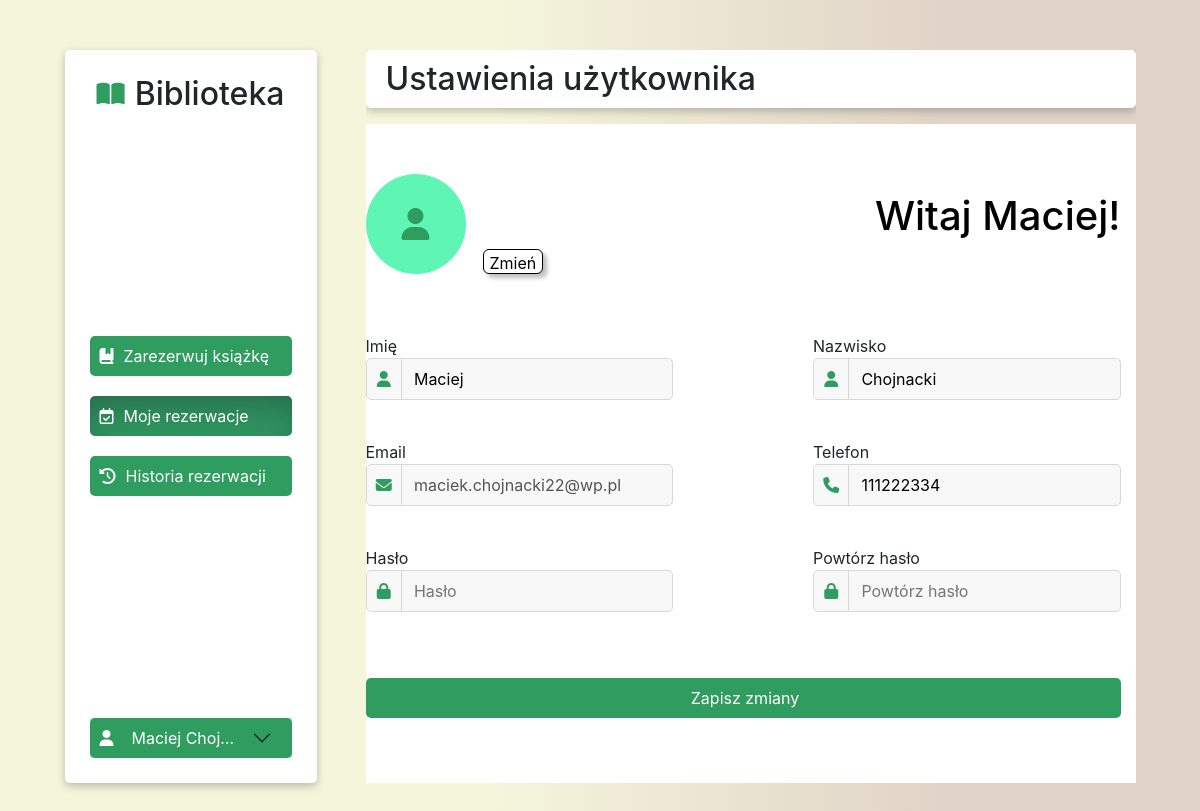
/settings.php (signed in), run on an earlier commit of the app's database.
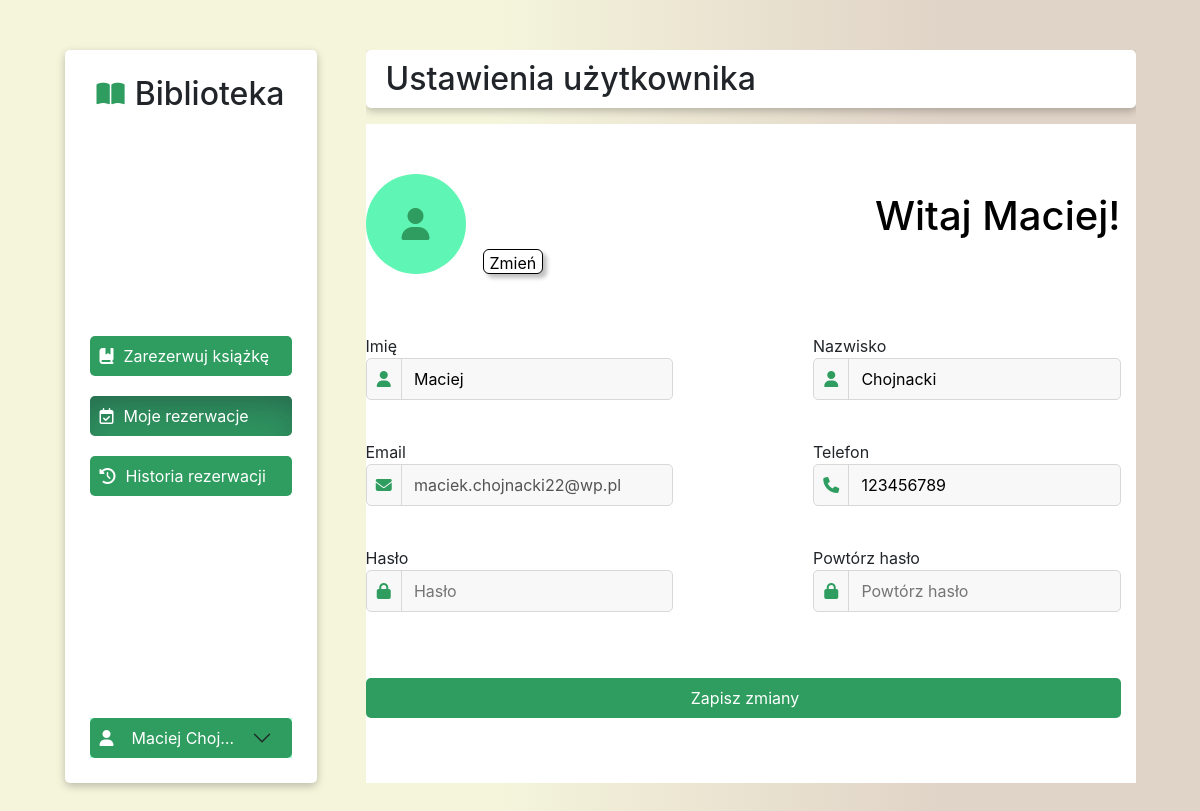
And on a later commit of the database.
### tables this page shows
CREATE TABLE `uzytkownicy` (
  `id` int NOT NULL,
  `imie` varchar(20) NOT NULL,
  `nazwisko` varchar(30) NOT NULL,
  `nr_tel` char(9) DEFAULT NULL,
  `adres_email` varchar(40) NOT NULL,
  `haslo` text NOT NULL,
  `data_zal` date NOT NULL,
  `status` varchar(12) NOT NULL
);

### settings.php (the view, shortened to what this page needs)
<?php
  $isLoggedIn = isset($_SESSION['user_id']);
  if ($isLoggedIn) {
    $userid = $_SESSION['user_id'];
    $name = $_SESSION['name'];
    $surname = $_SESSION['surname'];
  } else {
    header("Location: login.php");
  }
  $host = 'localhost';
  $username = 'root';
  $password = '';
  $dbname = 'biblioteka';
  $conn = new mysqli($host, $username, $password, $dbname);
  $stmt = $conn->prepare("SELECT imie, nazwisko, nr_tel, adres_email FROM uzytkownicy WHERE id = ?");
  $stmt->bind_param('i', $userid);
  $stmt->execute();
  $result = $stmt->get_result();
  if ($result->num_rows > 0) {
    $user = $result->fetch_assoc();
    $nrTel = $user['nr_tel'];
    $email = $user['adres_email'];
  }
?>
<!DOCTYPE html>
<html lang="en">
<head>
  <link
    href="https://cdn.jsdelivr.net/npm/bootstrap@5.2.3/dist/css/bootstrap.min.css"
    rel="stylesheet"
 />
  <link rel="stylesheet" href="assets/css/main/style.css" />
</head>
<body>
  <main>
    <?php
      include("components/side_menu.php");
    ?>
    <div class="main-content">
      <div class="title-wrapper mb-3">
        <h2 class="m-0">Ustawienia użytkownika</h2>
      </div>
      <div class="content settings-content overflow-auto gap-1">
        <form method="POST">
          <div class="user-info w-100">
            <div class="photo-info">
              <div class="user-photo">
                <i class="fa-solid fa-user fa-2x" style="color: #2e9d5f"></i>
              </div>
              <button class="change-photo-btn">Zmień</button>
            </div>
            <p class="user-welcome">Witaj <?php echo $name ?>!</p>
          </div>
          <div class="user-settings">
            <ul class="list-of-parameters">
              <li class="form-row">
                <label for="imie">Imię</label>
                <div class="input">
                  <div class="icon-wrapper">
                    <i class="fa-solid fa-user"></i>
                  </div>
                  <input
                    type="text"
                    name="imie"
                    id="imie"
                    placeholder="Imię"
                    value="<?php echo $name ?>" />
                </div>
              </li>
              <li class="form-row">
                <label for="email">Nazwisko</label>
                <div class="input">
                  <div class="icon-wrapper">
                    <i class="fa-solid fa-user"></i>
                  </div>
                  <input
                    type="text"
                    name="nazwisko"
                    id="nazwisko"
                    placeholder="Nazwisko"
                    value="<?php echo $surname ?>" />
                </div>
              </li>
              <li class="form-row">
                <label for="email">Email</label>
                <div class="input">
                  <div class="icon-wrapper">
                    <i class="fa-solid fa-envelope"></i>
                  </div>
                  <input
                    type="email"
                    name="email"
                    disabled
                    id="email"
                    placeholder="Email"
                    readonly
                    value="<?php echo $email ?>" />
                </div>
              </li>
              <li class="form-row">
                <label for="tel">Telefon</label>
                <div class="input">
                  <div class="icon-wrapper">
                    <i class="fa-solid fa-phone"></i>
                  </div>
                  <input
                    type="tel"
                    name="tel"
                    id="tel"
                    placeholder="Telefon"
                    value="<?php echo $nrTel ?>" />
                </div>
              </li>
              <li class="form-row">
                <label for="haslo">Hasło</label>
                <div class="input">
                  <div class="icon-wrapper">
                    <i class="fa-solid fa-lock"></i>
                  </div>
                  <input
                    type="password"
                    name="haslo"
                    id="haslo"
                    placeholder="Hasło" />
                </div>
              </li>
              <li class="form-row">
                <label for="powt-haslo">Powtórz hasło</label>
                <div class="input">
                  <div class="icon-wrapper">
                    <i class="fa-solid fa-lock"></i>
                  </div>
                  <input
                    type="password"
                    name="powthaslo"
                    id="powt-haslo"
                    placeholder="Powtórz hasło" />
                  </div>
              </li>
            </ul>
          </div>
          <div class="button-section">
            <button class="button-main" type="submit">Zapisz zmiany</button>
          </div>
        </form>
      </div>
  </main>
</body>
</html>

What changed in the data, as far as the page shows it:
changed uzytkownicy "maciek.chojnacki22@wp.pl": tel "111222334" → "123456789"
